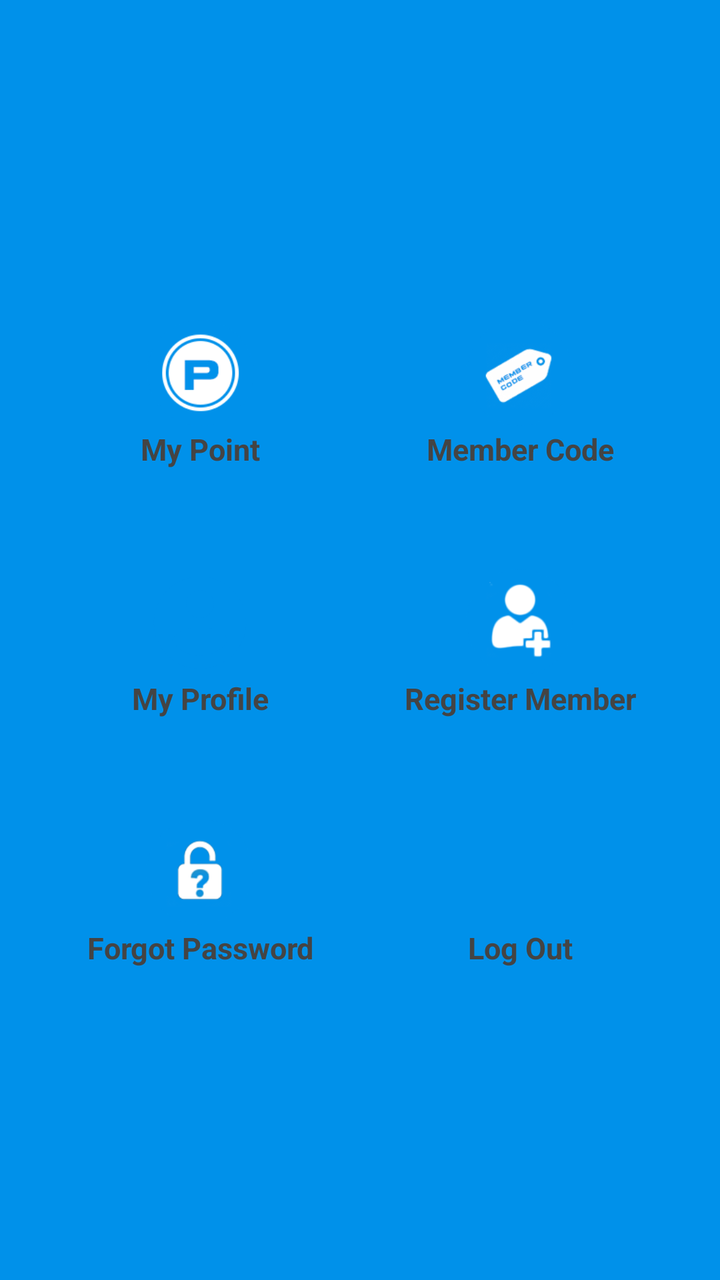
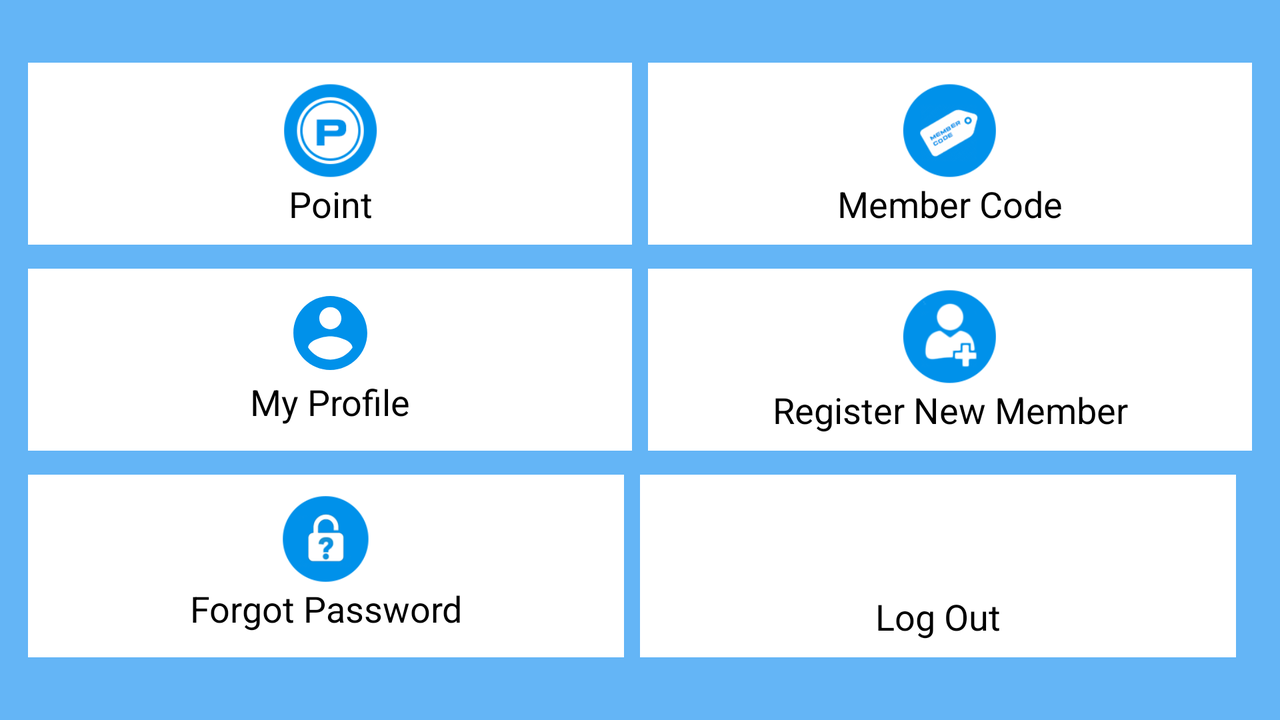

One screen, two layout resources from the same app: the default and the author's alternative for another configuration. Each is rendered where Android would select it; the XML of both is given below.
<!-- AndroidManifest.xml: application theme AppTheme -->
<!-- res/layout/activity_main.xml -->
<?xml version="1.0" encoding="utf-8"?>
<androidx.constraintlayout.widget.ConstraintLayout
    xmlns:android="http://schemas.android.com/apk/res/android"
    xmlns:app="http://schemas.android.com/apk/res-auto"
    xmlns:tools="http://schemas.android.com/tools"
    android:layout_width="match_parent"
    android:layout_height="match_parent"
    tools:context=".MainActivity"
    android:background="@color/color_lightblue">

    <LinearLayout
        android:layout_width="match_parent"
        android:layout_height="match_parent"
        android:weightSum="1"
        android:orientation="vertical"
        android:padding="20dp"
        android:background="@color/colorAccent2"
        android:gravity="center_vertical">

        <LinearLayout
            android:layout_width="match_parent"
            android:layout_height="0dp"
            android:layout_weight="0.2"
            android:orientation="horizontal"
            android:weightSum="2"
            android:layout_gravity="center_horizontal"
            android:gravity="center_horizontal"
            android:layout_marginTop="6dp"
            android:layout_marginBottom="6dp">

            <LinearLayout
                android:layout_width="0dp"
                android:layout_height="match_parent"
                android:layout_weight="1"
                android:layout_marginLeft="4dp"
                android:layout_marginRight="4dp"
                android:orientation="vertical"
                android:weightSum="2"
                android:background="@drawable/wd"
                android:id="@+id/lnPoint">

                <ImageView
                    android:layout_width="match_parent"
                    android:layout_height="0dp"
                    android:layout_marginTop="20dp"
                    android:layout_weight="1.2"
                    android:src="@drawable/point"/>

                <TextView
                    android:layout_width="match_parent"
                    android:layout_height="0dp"
                    android:layout_weight="1"
                    android:text="My Point"
                    android:gravity="top|center"
                    android:textSize="15sp"
                    android:textColor="@color/color_textHeader"
                    android:textStyle="bold"/>

            </LinearLayout>

            <LinearLayout
                android:layout_width="0dp"
                android:layout_height="match_parent"
                android:layout_weight="1"
                android:layout_marginLeft="4dp"
                android:layout_marginRight="4dp"
                android:orientation="vertical"
                android:weightSum="2"
                android:background="@drawable/wd"
                android:id="@+id/lnMemberCode">

                <ImageView
                    android:layout_width="match_parent"
                    android:layout_height="0dp"
                    android:layout_marginTop="20dp"
                    android:layout_weight="1.2"
                    android:src="@drawable/member"/>

                <TextView
                    android:layout_width="match_parent"
                    android:layout_height="0dp"
                    android:layout_weight="1"
                    android:text="Member Code"
                    android:gravity="top|center"
                    android:textSize="15sp"
                    android:textColor="@color/color_textHeader"
                    android:textStyle="bold"/>

            </LinearLayout>

        </LinearLayout>

        <LinearLayout
            android:layout_width="match_parent"
            android:layout_height="0dp"
            android:layout_weight="0.2"
            android:orientation="horizontal"
            android:weightSum="2"
            android:layout_gravity="center_horizontal"
            android:gravity="center_horizontal"
            android:layout_marginTop="6dp"
            android:layout_marginBottom="6dp">

            <LinearLayout
                android:layout_width="0dp"
                android:layout_height="match_parent"
                android:layout_weight="1"
                android:layout_marginLeft="4dp"
                android:layout_marginRight="4dp"
                android:orientation="vertical"
                android:weightSum="2"
                android:background="@drawable/wd"
                android:id="@+id/lnMyProfile">

                <ImageView
                    android:layout_width="match_parent"
                    android:layout_height="0dp"
                    android:layout_marginTop="20dp"
                    android:layout_weight="1.2"
                    android:src="@drawable/ic_account"/>

                <TextView
                    android:layout_width="match_parent"
                    android:layout_height="0dp"
                    android:layout_weight="1"
                    android:text="My Profile"
                    android:gravity="top|center"
                    android:textSize="15sp"
                    android:textColor="@color/color_textHeader"
                    android:textStyle="bold"/>

            </LinearLayout>

            <LinearLayout
                android:layout_width="0dp"
                android:layout_height="match_parent"
                android:layout_weight="1"
                android:layout_marginLeft="4dp"
                android:layout_marginRight="4dp"
                android:orientation="vertical"
                android:weightSum="2"
                android:background="@drawable/wd"
                android:id="@+id/lnRegister">

                <ImageView
                    android:layout_width="match_parent"
                    android:layout_height="0dp"
                    android:layout_marginTop="20dp"
                    android:layout_weight="1.2"
                    android:src="@drawable/person_add"/>

                <TextView
                    android:layout_width="match_parent"
                    android:layout_height="0dp"
                    android:layout_weight="1.0"
                    android:text="Register Member"
                    android:gravity="top|center"
                    android:textSize="15sp"
                    android:textColor="@color/color_textHeader"
                    android:textStyle="bold"/>

            </LinearLayout>

        </LinearLayout>


        <LinearLayout
            android:layout_width="match_parent"
            android:layout_height="0dp"
            android:layout_weight="0.2"
            android:orientation="horizontal"
            android:weightSum="2"
            android:layout_gravity="center_horizontal"
            android:gravity="center_horizontal"
            android:layout_marginTop="6dp"
            android:layout_marginBottom="6dp">


            <LinearLayout
                android:layout_width="0dp"
                android:layout_height="match_parent"
                android:layout_weight="1"
                android:layout_marginLeft="4dp"
                android:layout_marginRight="4dp"
                android:orientation="vertical"
                android:weightSum="2"
                android:background="@drawable/wd"
                android:id="@+id/lnForgotPassword">

                <ImageView
                    android:layout_width="match_parent"
                    android:layout_height="0dp"
                    android:layout_marginTop="20dp"
                    android:layout_weight="1.2"
                    android:src="@drawable/forgot_password"/>

                <TextView
                    android:layout_width="match_parent"
                    android:layout_height="0dp"
                    android:layout_weight="1"
                    android:text="Forgot Password"
                    android:gravity="top|center"
                    android:textSize="15sp"
                    android:textColor="@color/color_textHeader"
                    android:textStyle="bold"/>

            </LinearLayout>


            <LinearLayout
                android:layout_width="0dp"
                android:layout_height="match_parent"
                android:layout_weight="1"
                android:layout_marginLeft="4dp"
                android:layout_marginRight="4dp"
                android:orientation="vertical"
                android:weightSum="2"
                android:background="@drawable/wd"
                android:id="@+id/lnLogOut">

                <ImageView
                    android:layout_width="match_parent"
                    android:layout_height="0dp"
                    android:layout_marginTop="20dp"
                    android:layout_weight="1.2"
                    android:src="@drawable/log_out"/>

                <TextView
                    android:layout_width="match_parent"
                    android:layout_height="0dp"
                    android:layout_weight="1"
                    android:text="Log Out"
                    android:gravity="top|center"
                    android:textSize="15sp"
                    android:textColor="@color/color_textHeader"
                    android:textStyle="bold"/>

            </LinearLayout>

        </LinearLayout>

    </LinearLayout>

</androidx.constraintlayout.widget.ConstraintLayout>
<!-- resources referenced by this layout -->
<resources>
  <color name="colorAccent2">#0091ea</color>
  <color name="color_lightblue">#64b5f6</color>
  <color name="color_textHeader">#444444</color>
  <!-- drawable forgot_password: png bitmap (drawable, 5808 bytes) -->
  <!-- drawable ic_account (drawable) -->
  <vector android:height="50dp" android:viewportHeight="24.0"
      android:viewportWidth="24.0" android:width="50dp" xmlns:android="http://schemas.android.com/apk/res/android">
      <path android:fillColor="#0091ea" android:pathData="M12,2C6.48,2 2,6.48 2,12s4.48,10 10,10 10,-4.48 10,-10S17.52,2 12,2zM12,5c1.66,0 3,1.34 3,3s-1.34,3 -3,3 -3,-1.34 -3,-3 1.34,-3 3,-3zM12,19.2c-2.5,0 -4.71,-1.28 -6,-3.22 0.03,-1.99 4,-3.08 6,-3.08 1.99,0 5.97,1.09 6,3.08 -1.29,1.94 -3.5,3.22 -6,3.22z"/>
  </vector>
  <!-- drawable member: png bitmap (drawable, 7595 bytes) -->
  <!-- drawable person_add: png bitmap (drawable, 5662 bytes) -->
  <!-- drawable point: png bitmap (drawable, 6568 bytes) -->
  <style name="AppTheme" parent="Theme.AppCompat.Light.DarkActionBar">
          
          <item name="colorPrimary">@color/color_primary</item>
          <item name="colorPrimaryDark">@color/color_primary</item>
          <item name="colorAccent">@color/colorAccent</item>
      </style>
  <color name="color_primary">#0d47a1</color>
  <color name="colorAccent">#64b5f6</color>
</resources>
<!-- res/layout-land/activity_main.xml (the author's variant of the layout above) -->
<!-- drawn on the phone turned sideways -->
<?xml version="1.0" encoding="utf-8"?>
<androidx.constraintlayout.widget.ConstraintLayout
    xmlns:android="http://schemas.android.com/apk/res/android"
    xmlns:app="http://schemas.android.com/apk/res-auto"
    xmlns:tools="http://schemas.android.com/tools"
    android:layout_width="match_parent"
    android:layout_height="match_parent"
    tools:context=".MainActivity"
    android:background="@color/color_lightblue">

    <LinearLayout
        android:layout_width="match_parent"
        android:layout_height="match_parent"
        android:weightSum="1"
        android:orientation="vertical"
        android:layout_margin="10dp"
        android:gravity="center_vertical">

        <LinearLayout
            android:layout_width="match_parent"
            android:layout_height="0dp"
            android:layout_weight="0.3"
            android:orientation="horizontal"
            android:weightSum="2"
            android:layout_gravity="center_horizontal"
            android:gravity="center_horizontal"
            android:layout_marginTop="6dp"
            android:layout_marginBottom="6dp">

            <LinearLayout
                android:layout_width="0dp"
                android:layout_height="match_parent"
                android:layout_weight="1"
                android:layout_marginLeft="4dp"
                android:layout_marginRight="4dp"
                android:orientation="vertical"
                android:weightSum="2"
                android:background="@color/colorWhite"
                android:id="@+id/lnPoint">

                <ImageView
                    android:layout_width="match_parent"
                    android:layout_height="0dp"
                    android:layout_marginTop="10dp"
                    android:layout_weight="1.2"
                    android:src="@drawable/point"/>

                <TextView
                    android:layout_width="match_parent"
                    android:layout_height="0dp"
                    android:layout_weight=".8"
                    android:text="Point"
                    android:gravity="top|center"
                    android:textSize="18sp"
                    android:textColor="@color/colorBlack"/>

            </LinearLayout>

            <LinearLayout
                android:layout_width="0dp"
                android:layout_height="match_parent"
                android:layout_weight="1"
                android:layout_marginLeft="4dp"
                android:layout_marginRight="4dp"
                android:orientation="vertical"
                android:weightSum="2"
                android:background="@color/colorWhite"
                android:id="@+id/lnMemberCode">

                <ImageView
                    android:layout_width="match_parent"
                    android:layout_height="0dp"
                    android:layout_marginTop="10dp"
                    android:layout_weight="1.2"
                    android:src="@drawable/member"/>

                <TextView
                    android:layout_width="match_parent"
                    android:layout_height="0dp"
                    android:layout_weight=".8"
                    android:text="Member Code"
                    android:gravity="top|center"
                    android:textSize="18sp"
                    android:textColor="@color/colorBlack"/>

            </LinearLayout>

        </LinearLayout>

        <LinearLayout
            android:layout_width="match_parent"
            android:layout_height="0dp"
            android:layout_weight="0.3"
            android:orientation="horizontal"
            android:weightSum="2"
            android:layout_gravity="center_horizontal"
            android:layout_marginTop="6dp"
            android:layout_marginBottom="6dp">


            <LinearLayout
                android:layout_width="0dp"
                android:layout_height="match_parent"
                android:layout_weight="1"
                android:layout_marginLeft="4dp"
                android:layout_marginRight="4dp"
                android:orientation="vertical"
                android:weightSum="2"
                android:background="@color/colorWhite"
                android:id="@+id/lnMyProfile">

                <ImageView
                    android:layout_width="match_parent"
                    android:layout_height="0dp"
                    android:layout_marginTop="10dp"
                    android:layout_weight="1.1"
                    android:src="@drawable/ic_account"/>

                <TextView
                    android:layout_width="match_parent"
                    android:layout_height="0dp"
                    android:layout_weight="0.9"
                    android:text="My Profile"
                    android:gravity="top|center"
                    android:textSize="18sp"
                    android:textColor="@color/colorBlack"/>

            </LinearLayout>

            <LinearLayout
                android:layout_width="0dp"
                android:layout_height="match_parent"
                android:layout_weight="1"
                android:layout_marginLeft="4dp"
                android:layout_marginRight="4dp"
                android:orientation="vertical"
                android:weightSum="2"
                android:background="@color/colorWhite"
                android:id="@+id/lnRegister">

                <ImageView
                    android:layout_width="match_parent"
                    android:layout_height="0dp"
                    android:layout_marginTop="10dp"
                    android:layout_weight="1.2"
                    android:src="@drawable/person_add"/>

                <TextView
                    android:layout_width="match_parent"
                    android:layout_height="0dp"
                    android:layout_weight=".8"
                    android:text="Register New Member"
                    android:gravity="top|center"
                    android:textSize="18sp"
                    android:textColor="@color/colorBlack"/>

            </LinearLayout>


        </LinearLayout>


        <LinearLayout
            android:layout_width="match_parent"
            android:layout_height="0dp"
            android:layout_weight="0.3"
            android:orientation="horizontal"
            android:weightSum="2"
            android:layout_gravity="center_horizontal"
            android:layout_marginTop="6dp"
            android:layout_marginBottom="6dp">


            <LinearLayout
                android:layout_width="0dp"
                android:layout_height="match_parent"
                android:layout_weight="1"
                android:layout_marginLeft="4dp"
                android:layout_marginRight="4dp"
                android:orientation="vertical"
                android:weightSum="2"
                android:background="@color/colorWhite"
                android:id="@+id/lnForgotPassword">

                <ImageView
                    android:layout_width="match_parent"
                    android:layout_height="0dp"
                    android:layout_marginTop="10dp"
                    android:layout_weight="1.1"
                    android:src="@drawable/forgot_password"/>

                <TextView
                    android:layout_width="match_parent"
                    android:layout_height="0dp"
                    android:layout_weight=".9"
                    android:text="Forgot Password"
                    android:gravity="top|center"
                    android:textSize="18sp"
                    android:textColor="@color/colorBlack"/>

            </LinearLayout>

            <LinearLayout
                android:layout_width="0dp"
                android:layout_height="match_parent"
                android:layout_weight="1"
                android:layout_marginLeft="4dp"
                android:layout_marginRight="4dp"
                android:orientation="vertical"
                android:weightSum="2"
                android:background="@color/colorWhite"
                android:id="@+id/lnLogOut">

                <ImageView
                    android:layout_width="match_parent"
                    android:layout_height="0dp"
                    android:layout_marginTop="10dp"
                    android:layout_weight="1.2"
                    android:src="@drawable/log_out"/>

                <TextView
                    android:layout_width="match_parent"
                    android:layout_height="0dp"
                    android:layout_weight=".8"
                    android:text="Log Out"
                    android:gravity="top|center"
                    android:textSize="18sp"
                    android:textColor="@color/colorBlack"/>

            </LinearLayout>

            <LinearLayout
                android:layout_width="0dp"
                android:layout_height="match_parent"
                android:layout_weight="1"
                android:layout_marginLeft="4dp"
                android:layout_marginRight="4dp"
                android:orientation="vertical"
                android:weightSum="2"
                android:background="@color/colorWhite"
                android:id="@+id/lnProduct">

                <ImageView
                    android:layout_width="match_parent"
                    android:layout_height="0dp"
                    android:layout_marginTop="10dp"
                    android:layout_weight="1.2"
                    android:src="@drawable/product"/>

                <TextView
                    android:layout_width="match_parent"
                    android:layout_height="0dp"
                    android:layout_weight=".8"
                    android:text="Product"
                    android:gravity="top|center"
                    android:textSize="18sp"
                    android:textColor="@color/colorBlack"/>

            </LinearLayout>

        </LinearLayout>

    </LinearLayout>

</androidx.constraintlayout.widget.ConstraintLayout>
<!-- resources referenced by the variant -->
<!-- as the phone turned sideways resolves them -->
<resources>
  <color name="colorBlack">#000000</color>
  <color name="colorWhite">#ffffff</color>
  <color name="color_lightblue">#64b5f6</color>
  <!-- drawable forgot_password: png bitmap (drawable, 5808 bytes) -->
  <!-- drawable ic_account (drawable) -->
  <vector android:height="50dp" android:viewportHeight="24.0"
      android:viewportWidth="24.0" android:width="50dp" xmlns:android="http://schemas.android.com/apk/res/android">
      <path android:fillColor="#0091ea" android:pathData="M12,2C6.48,2 2,6.48 2,12s4.48,10 10,10 10,-4.48 10,-10S17.52,2 12,2zM12,5c1.66,0 3,1.34 3,3s-1.34,3 -3,3 -3,-1.34 -3,-3 1.34,-3 3,-3zM12,19.2c-2.5,0 -4.71,-1.28 -6,-3.22 0.03,-1.99 4,-3.08 6,-3.08 1.99,0 5.97,1.09 6,3.08 -1.29,1.94 -3.5,3.22 -6,3.22z"/>
  </vector>
  <!-- drawable member: png bitmap (drawable, 7595 bytes) -->
  <!-- drawable person_add: png bitmap (drawable, 5662 bytes) -->
  <!-- drawable point: png bitmap (drawable, 6568 bytes) -->
  <!-- drawable product: png bitmap (drawable, 4867 bytes) -->
  <style name="AppTheme" parent="Theme.AppCompat.Light.DarkActionBar">
          
          <item name="colorPrimary">@color/color_primary</item>
          <item name="colorPrimaryDark">@color/color_primary</item>
          <item name="colorAccent">@color/colorAccent</item>
      </style>
  <color name="color_primary">#0d47a1</color>
  <color name="colorAccent">#64b5f6</color>
</resources>
